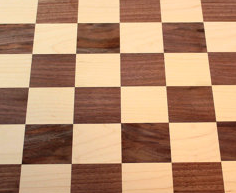
%> input picture Exercises/data_for_part_1/checkerboard.png, 236 x 193 px
$ octave ex1.m   (GNU Octave 9; MATLAB toolbox functions it lacks are replaced by stand-ins)
%> lines starting %> are read from the running program, lines starting %| are printed output that depends on the picture
### Exercises/data_for_part_1/readAsGrayScale.m
function [ grayImage ] = readAsGrayScale( imagePath )
%> called with imagePath = 'checkerboard.png'
image = im2double(imread(imagePath));
grayImage = mean(image,3);
end

### Exercises/data_for_part_1/detectIntersections.m
function [ row_coords, col_coords ] = detectIntersections( image )
% filter design (cascaded)
fdiff1 = [-0.5 0 0.5];
fdiff2 = [-0.5 0 0.5]';
% response = imfilter(image, fdiff1);
% response2 = imfilter(response, fdiff2);
% filter design (single)
filter = [1 0 -1;0 0 0;-1 0 1];
response = imfilter(image, filter, 'symmetric');
figure
imagesc(abs(response));
colormap gray
% non maximum suppression
[row_coords, col_coords] = strictLocalMaxima(response);

end

### Exercises/data_for_part_1/strictLocalMaxima.m
function [ row_coords, col_coords ] = strictLocalMaxima( image )
f_maxima = ordfilt2(image,9,true(3),'symmetric'); % maximum filter
f_minima = ordfilt2(image,1,true(3),'symmetric'); % minimum filter
indicator1 = (image == f_maxima);
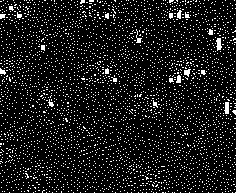
%> indicator1: size 193x236 logical; 10.1% white in thin lines or dots
indicator2 = (image == f_minima);
%> indicator2: size 193x236 logical; 10.1% white in thin lines or dots
f_maxima = indicator1 .* f_maxima;
f_minima = indicator2 .* f_minima;
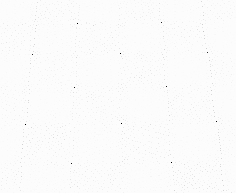
%> f_minima: size 193x236 double; min -1.09, max 0.0105, mean -0.00286; drawn with min black and max white
imageNonMaxSupp = f_maxima + f_minima;
% threshold detection
[row_coords, col_coords] = find(abs(imageNonMaxSupp) > 0.4);
%> row_coords = 25 values from 23 to 165; col_coords = 25 values from 22 to 222

end

### Exercises/data_for_part_1/detectcells.m
function [ row_coords, col_coords ] = detectcells( im )
for image_nbr = 1:50
cellSample = readAsGrayScale(['cell_' num2str(image_nbr) '.png']);
cellSample(abs(cellSample) > 0.7) = 1;
cellSample(abs(cellSample) <= 0.7) = 0;
cellSample = cellSample - ones(size(cellSample)).*mean(cellSample(:));
response = imfilter(im, cellSample, 'symmetric');

% non maximum suppression
f_maxima = ordfilt2(response,9,true(3),'symmetric'); % maximum filter
indicator = (response == f_maxima);
f_maxima = indicator .* f_maxima;

[ row_coords, col_coords ] = find(abs(f_maxima) > 10);
plot(col_coords, row_coords,'r*');hold on
end
end

### Exercises/data_for_part_1/ex1.m
%% Filtering and simple detectors
image = readAsGrayScale('checkerboard.png');
figure
imagesc(image);
colormap gray
[ row_coords, col_coords ] = detectIntersections( image );
%> in detectIntersections, `[row_coords, col_coords] = strictLocalMaxima(response);`: row_coords = 25 values, max 165 at index 1, min 23 at index 11, mean 90.32; col_coords = 25 values from 22 to 222
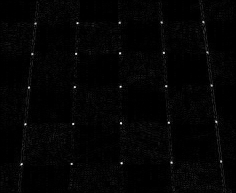
%> displayed picture: size 193x236x3, on the screen's scale of 0 to 255; min 0, max 255, mean 3.8
%> col_coords = 25 values from 22 to 222
figure;plot(col_coords, row_coords,'r*');
%> after `plot(col_coords, row_coords,'r*')`:
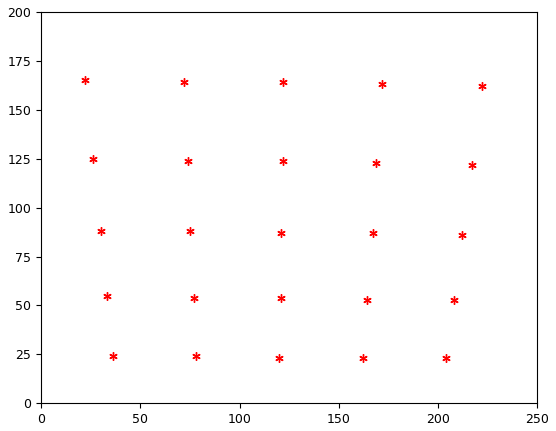
%> figure redrawn from the program's plot data
%% Non-maximum suppression
f_median = ordfilt2(image,5,ones(3,3)); % median filter
f_maxima = ordfilt2(image,9,ones(3,3)); % maximum filter
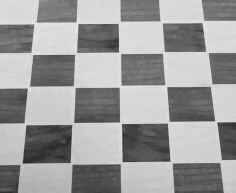
%> f_maxima: size 193x236 double; min 0.159, max 0.905, mean 0.615
%% Cell detecting
% [5 lines of commented-out code are left out]
image = readAsGrayScale('bloodcells.jpg');
%> call 2 of readAsGrayScale, with imagePath = 'bloodcells.jpg'
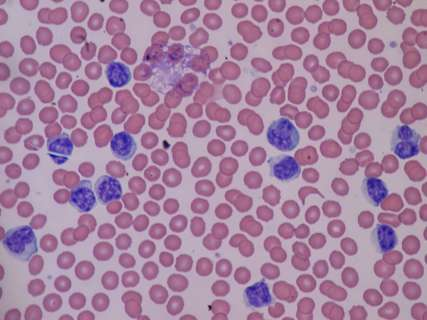
%> input picture Exercises/data_for_part_1/bloodcells.jpg, 427 x 320 px
%> in readAsGrayScale (call 2), `grayImage = mean(image,3);`:
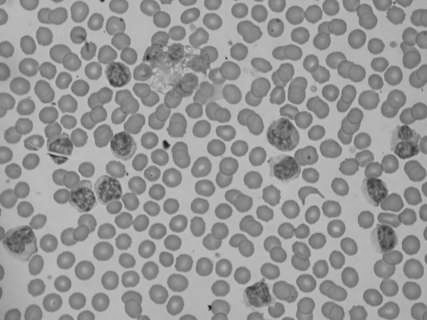
%> grayImage: size 320x427 double; min 0.085, max 0.814, mean 0.595
figure
imagesc(abs(image));
colormap gray
figure
detectcells(image);
%> the run ends on the next line
